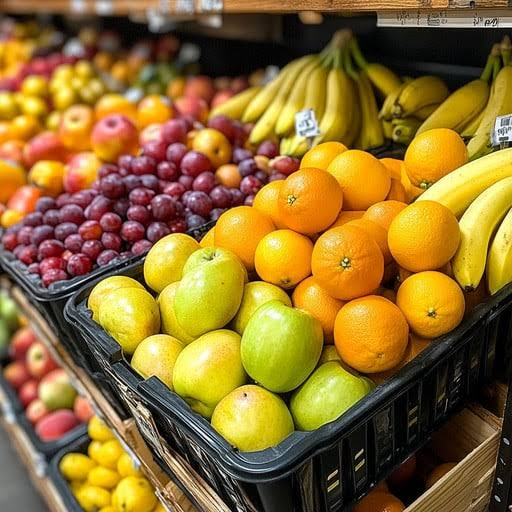
#> input picture img.png, 512 x 512 px, found by its file name
$ python task2_2.py
#> lines starting #> are read from the running program, lines starting #| are printed output that depends on the picture
from PIL import Image

def main():
    image = Image.open("img.png")
#> image is the input picture: PIL image 512x512 RGB; mean R, G, B 142.8, 110.8, 47.8
    bw_image = image.convert("L")
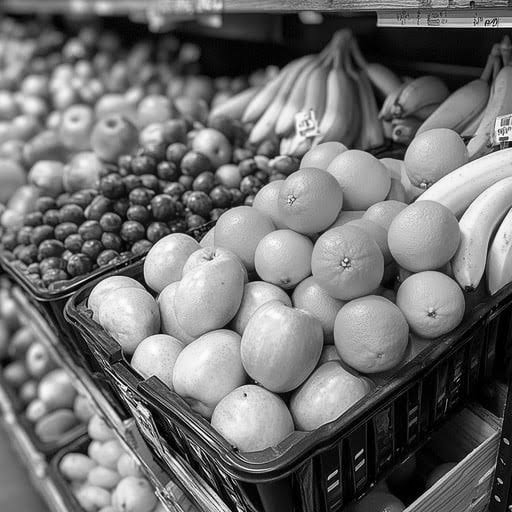
#> bw_image: PIL image 512x512 L; min 0, max 255, mean 113.2
    bw_image.show()

if __name__ == "__main__":
    main()
